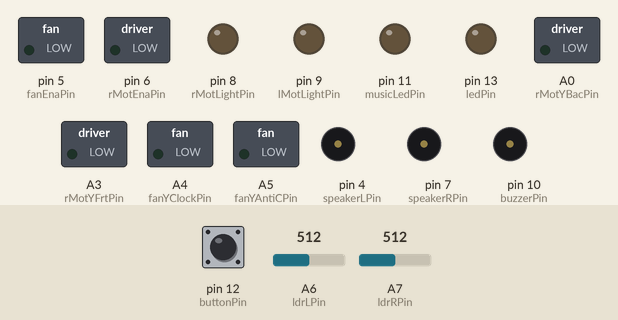
This sketch was run on a simulated Arduino Nano, built with avr-gcc and run on an emulated ATmega328P. Parts: switched loads named in the sketch (green lamp = pin HIGH), output pins drawn as LEDs (lit = HIGH), buzzer (waves = sounding, pin HIGH). Inputs (shaded band) come from the test bench; at power-on: pin 12 (buttonPin) LOW, A6 (ldrLPin) = 512, A7 (ldrRPin) = 512.

Above: at 1.2 s.
1.3 s: pin 12 (buttonPin) pulled HIGH for 0.25 s
At 3.0 s:
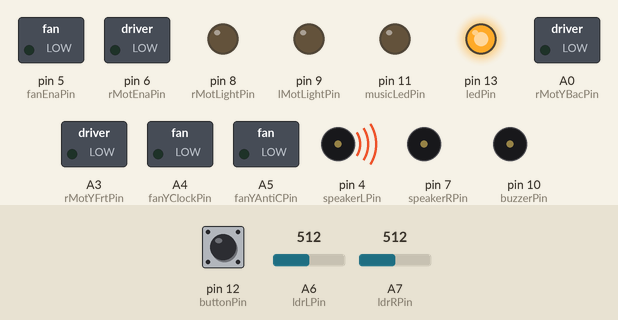
4.3 s: pin 12 (buttonPin) pulled HIGH for 1 s
At 5.02 s:
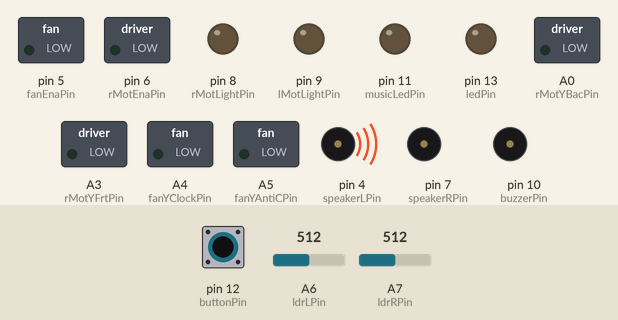
6.8 s: pin 12 (buttonPin) pulled HIGH for 3.2 s
At 17.9 s:
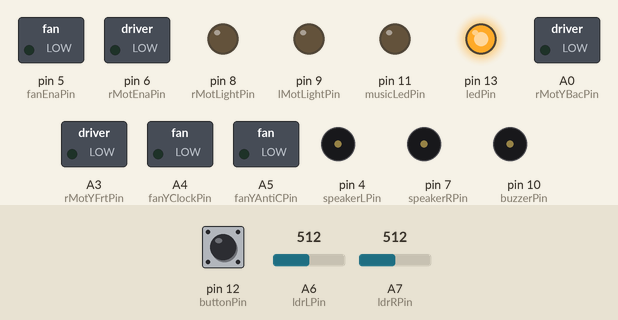
Timing chart, 0 to 42.6 s (numbered marks = the images above; inputs shaded):
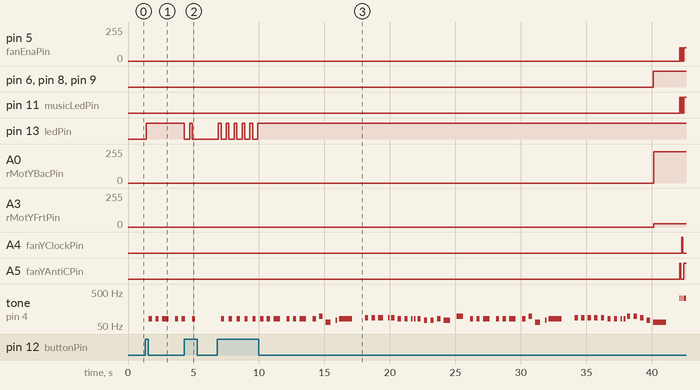

The sketch:

music_bot_kev_3.ino
```cpp
/*

  Test code by Kevin to play musical tones

*/

// helper functions
#define ARRAY_SIZE(x) sizeof(x)/sizeof(x[0])

// overall control
bool botOn = false;
int ledState = LOW;

// Pin constants
const int buttonPin = 12; // D12 pin connecting to the button
const int buzzerPin = 10; // D10 pin connecting to buzzer
const int speakerLPin = 4; // D4 pin connecting to left speaker
const int speakerRPin = 7; // D7 pin connecting to right speaker
const int ledPin =  LED_BUILTIN;// the number of the LED pin
const int rMotLightPin = 8;
const int lMotLightPin = 9;

const int ldrLPin = A6;
const int ldrRPin = A7;

const int musicLedPin = 11; // D11 pin connecting to the pin for music

const int rMotEnaPin = 6; // D6 pin connecting to right motor
const int rMotEncBacPin = A1; // A1 pin connecting to the back encoder of the right motor
const int rMotEncFrtPin = A2; // A2 pin connecting to the front encoder of the right motor
const int rMotYBacPin = A0; // A0 pin connecting to the back Y pin of the right motor
const int rMotYFrtPin = A3; // A3 pin connecting to the front Y pin of the right motor

const int fanEnaPin = 5; // D5 pin connecting to fan
const int fanYClockPin = A4; // A4 pin connecting to clockwise Y pin of fan
const int fanYAntiCPin = A5; // A5 pin connecting to anticlockwise Y pin of fan

// Bot constants
const int rMotPwmFreq = 255;
const long turnsPerRotation = 5148;
const int minTimePerRotation = 12000; // in milliseconds, at full speed, ie pwm 255

const int fanPwmFreq = 100;
// Music related constants and variables
const float musicFreq[] = {261.63, 293.66, 329.63, 349.23, 392, 440, 493.88};
const float musicSharpFreq[] = {277.18, 311.13, 0, 369.99, 415.3, 466.16, 0};

const int defaultBeatLength = minTimePerRotation / 96;
int baseBeatLength = defaultBeatLength;
int baseOctave = 2;
const char *jingleBellSheet[] = {"E", "E", "E l2", "E", "E", "E l2", "E", "G", "C l1.5", "D l0.5",
                                 "E l4",  "F", "F", "F l1.5", "F l0.5", "F", "E", "E", "E l0.5", "E l0.5",
                                 "E", "D", "D", "E", "D l2", "G l2", "E", "E", "E l2", "E", "E", "E l2",
                                 "E", "G", "C l1.5", "D l0.5", "E l4", "F", "F", "F", "F",
                                 "F", "E", "E", "E l0.5", "E l0.5", "G", "G", "F", "D", "C l4"};

const char *GoTSheet[] = {
                            "Gl3", "Cl3", "D#l2", "F", "Gl3", "Cl3", "D#l2", "F", "Gl3", "Cl3", "D#l2", "F",
                            "Gl3", "Cl3", "D#l2", "F", "Gl3", "Cl3", "D#l2", "F", "Gl3", "Cl3", "D#l2", "F",
                            "Gl3", "Cl3", "El2", "F", "Gl3", "Cl3", "El2", "F",
                            "Gl9", "Cl9", "D#l2", "F", "Gl6", "Cl6", "D#l2", "F", "Dl18", "l18",
                            "Fl9", "A#o-l9", "D#l2", "D", "Fl6", "A#o-l9", "D#l2", "D", "Cl33",
                            "Gl9", "Cl9", "D#l2", "F", "Gl6", "Cl6", "D#l2", "F", "Dl10", "l10", "Fl9", "A#o-l9", "D#l2", "D", "Fl6", "A#o-l9", "D#l2", "D", "Cl33",
                            "Gl9", "Cl9", "D#l2", "F", "Gl6", "Cl6", "D#l2", "F", "Dl18", "l18",
                            "Fl9", "A#o-l9", "Dl5", "D#l4", "Dl5", "A#o-l4", "Cl18", "l18",
                            "Co+l18", "A#l18", "Cl18", "Gl18", "D#l18", "D#l18", "Fl18", "Gl18",
                            "Co+l18", "A#l18", "Cl18", "Gl18", "D#l18", "D#l9", "Dl9", "Co+l3", "Gl3", "G#l2", "A#", "Co+l3", "Gl3", "G#l2", "A#", "Co+l3", "Gl3",
                            "G#l2", "A#", "Co+l3", "Gl3", "G#l2", "A#l7", "G#o+l2", "A#o+",
                            "Co+l3", "Gl3", "G#l2", "A#", "Co+l3", "Gl3", "G#l2", "A#", "Co+l3", "Gl3", "G#l2", "A#l5",
                            "Co++l3", "Go+l3", "G#o+l2", "A#o+", "Co++l3", "Go+l3", "G#o+l2", "A#o+ ", "Co++l3", "Go+l3", "G#o+l2", "A#o+l15"
                          };

long sheetIndex = 0;
bool nextTone = true;

bool rMotMoveFwd = true;
bool fanAntiCFwd = true;

bool musicOn = false;
bool LEDOn = false;
bool wheelOn = false;
bool fanOn = false;

// Buzzer
int buzzerState = LOW;


// Time control
unsigned long previousTime = 0;
long lag = 0;

byte botStage = 0;

void setup() {
  pinMode(ledPin, OUTPUT);

  pinMode(musicLedPin, OUTPUT);

  pinMode(buzzerPin, OUTPUT);
  pinMode(speakerLPin, OUTPUT);
  pinMode(speakerRPin, OUTPUT);


  pinMode(fanEnaPin, OUTPUT);
  pinMode(fanYClockPin, OUTPUT);
  pinMode(fanYAntiCPin, OUTPUT);

  pinMode(rMotEnaPin, OUTPUT);
  pinMode(rMotYFrtPin, OUTPUT);
  pinMode(rMotYBacPin, OUTPUT);


  pinMode(rMotLightPin, OUTPUT);
  pinMode(lMotLightPin, OUTPUT);


  Serial.begin(9600);
}

void loop() {
  int ldrLValue = analogRead(ldrLPin); // do something when it's below 1000
  int ldrRValue = analogRead(ldrRPin);

  // switch for the bot
  int button = digitalRead(buttonPin);
  if (button == HIGH){
    // turn relevant variables off
    toggleBool(botOn);
    toggleState(ledState);
    digitalWrite(ledPin, ledState);

    botReset();
  }


  // things to be run when bot is on
  if (botOn) {
    unsigned long currentTime = millis();
    switch (botStage){
      case 0:
        if (ldrLValue < 1000 && ldrRValue < 1000){
          botStage = 1;
          musicOn = true;
          baseBeatLength = defaultBeatLength * 2;
        } else {
          if (currentTime - previousTime >= 1000){
            digitalWrite(buzzerPin, LOW);
            previousTime = millis();
          } else if (currentTime - previousTime >= 500){
            digitalWrite(buzzerPin, HIGH);
          }
        }
        break;
      case 1:
        if (sheetIndex >= ARRAY_SIZE(jingleBellSheet)){
          botStage = 2;
          baseBeatLength = defaultBeatLength;
          baseOctave += 2;
          sheetIndex = 0;
          LEDOn = true;
          fanOn = true;
        }
        break;
      case 2:
        if (ldrLValue < 900){
            analogWrite(rMotEnaPin, rMotPwmFreq);
            digitalWrite(rMotYFrtPin, HIGH);
            digitalWrite(rMotYBacPin, LOW);
            digitalWrite(rMotLightPin, HIGH);
            digitalWrite(lMotLightPin, HIGH);
            baseBeatLength = defaultBeatLength / 1.5;
        }
        if (ldrRValue < 900){
            analogWrite(rMotEnaPin, rMotPwmFreq);
            digitalWrite(rMotYFrtPin, LOW);
            digitalWrite(rMotYBacPin, HIGH);
            digitalWrite(rMotLightPin, HIGH);
            digitalWrite(lMotLightPin, HIGH);
          baseBeatLength = defaultBeatLength / 1.5;

        }
        if (sheetIndex >= ARRAY_SIZE(jingleBellSheet)){
          botStage = 3;
          baseBeatLength = defaultBeatLength / 2;
          wheelOn = true;
          fanOn = true;
          baseOctave += 1;
          sheetIndex = 0;
        }
        break;
      case 3:
        if (sheetIndex >= ARRAY_SIZE(jingleBellSheet)){
          botStage = 4;
          baseBeatLength = defaultBeatLength / 2;
          baseOctave = 3;
          sheetIndex = 0;
        }

        break;
      case 4:

        // detect end of sheet
        if (sheetIndex >= ARRAY_SIZE(GoTSheet)){
          botOn = false;
          botReset();
          ledState = LOW;
          digitalWrite(ledPin, ledState);
          botStage = 0;
        }
        break;
    }
    if (musicOn){
      // handles music
      if (currentTime - previousTime >= lag){
        if (nextTone){
          // play next tone and set lag
          float beatUnits;
          if (botStage < 4){
            beatUnits = renderToneFromString(String(jingleBellSheet[sheetIndex]));

          } else {
            beatUnits = renderToneFromString(String(GoTSheet[sheetIndex]));
          }
          lag = round(beatUnits * baseBeatLength);

          // turn on LED
          if (LEDOn){
            digitalWrite(musicLedPin, HIGH);
          }

          // rotate wheel
          if (wheelOn){
            digitalWrite(rMotLightPin, HIGH);
            digitalWrite(lMotLightPin, HIGH);
            analogWrite(rMotEnaPin, rMotPwmFreq);
            if (rMotMoveFwd){
              digitalWrite(rMotYFrtPin, HIGH);
              digitalWrite(rMotYBacPin, LOW);
            } else {
              digitalWrite(rMotYFrtPin, LOW);
              digitalWrite(rMotYBacPin, HIGH);
            }
            toggleBool(rMotMoveFwd);
          }

          // rotate fan
          if (fanOn){
            analogWrite(fanEnaPin, fanPwmFreq);
            if (fanAntiCFwd){
              digitalWrite(fanYAntiCPin, HIGH);
              digitalWrite(fanYClockPin, LOW);
            } else {
              digitalWrite(fanYAntiCPin, LOW);
              digitalWrite(fanYClockPin, HIGH);
            }
            toggleBool(fanAntiCFwd);
          }
          // set up for next iteration
          sheetIndex += 1;

        } else {
          botPause();
          if (botStage == 2){

        baseBeatLength = defaultBeatLength;
          }
        }

        toggleBool(nextTone);
        previousTime = currentTime;
      }
    }
  } else {
    botReset();
  }
}

void botPause(){
  digitalWrite(musicLedPin, LOW);

  analogWrite(rMotEnaPin, 0);
  digitalWrite(rMotYFrtPin, LOW);
  digitalWrite(rMotYBacPin, LOW);

  analogWrite(fanEnaPin, 0);
  digitalWrite(fanYAntiCPin, LOW);
  digitalWrite(fanYClockPin, LOW);

            digitalWrite(rMotLightPin, LOW);
            digitalWrite(lMotLightPin, LOW);

}

void botReset(){
  botPause();

  rMotMoveFwd = true;
  lag = 0;
  nextTone = true;

  // buffer time to decrease sensitivity of the button
  delay(200);
  previousTime = millis();
  sheetIndex = 0;
  botStage = 0;
  musicOn = false;
  fanOn = false;
  wheelOn = false;
  LEDOn = false;
}

float renderToneFromString(String toneString){
  int musicTone = 0;
  bool sharpOn = false;

  int octave = baseOctave;
  float beatUnits = 1;

  long i=0;
  long startIndex=0;
  while (i < toneString.length()){
    char currentChar = toneString[i];
    switch (currentChar){
      case 'C':
      case 'D':
      case 'E':
      case 'F':
      case 'G':
        musicTone = currentChar - 66;
        break;
      case 'A':
      case 'B':
        musicTone = currentChar - 59;
        break;
      case '#':
        sharpOn = true;
        break;
      case 'l':
        i++;
        startIndex=i;
        while (i < toneString.length() && toneString[i] != ' '){
          i++;
        }
        beatUnits = toneString.substring(startIndex, i).toFloat();
        break;
      case 'o':
        i++;
        startIndex = i;
        while (i < toneString.length() && toneString[i] != ' '){
          if (toneString[i] == '-'){
            octave -= 1;
          } else if (toneString[i] == '+'){
            octave += 1;
          }
          i++;
        }
        break;
    }
    i++;
  }
  if (musicTone >=1 && musicTone <=7){
    playMusicTone(musicTone, sharpOn, octave, round(baseBeatLength * beatUnits));
  }
  return beatUnits;
}

void playMusicTone(int musicTone, bool sharpOn, int octave, long duration){
  int refFreq = 0;
  if (!sharpOn || musicSharpFreq[musicTone-1] == 0){
    refFreq = musicFreq[musicTone-1] * pow(2, octave - 4);
  } else {
    refFreq = musicSharpFreq[musicTone-1] * pow(2, octave - 4);
  }
  tone(speakerLPin, refFreq, duration);
}

// ==================
// Helper functions
// ==================


void toggleBool(bool &boolvar){
  if (boolvar){
    boolvar = false;
  } else {
    boolvar = true;
  }
}

void toggleState(int &state){
  if (state == LOW){
    state = HIGH;
  } else {
    state = LOW;
  }
}
```

Measured:
- after the input at 1.3 s, pin 13 (ledPin): LOW → HIGH after 0.10 s; tone on pin 4 (speakerLPin): plays 82 Hz for 0.25 s, 82 Hz for 0.25 s, 82 Hz for 0.50 s, 82 Hz for 0.25 s, 82 Hz for 0.20 s, starting after 0.30 s
- after the input at 4.3 s, pin 13 (ledPin): HIGH → LOW at once, → HIGH 0.40 s later, → LOW 0.20 s later
- after the input at 6.8 s, pin 5 (fanEnaPin): alternates 100/255 for 0.08 s and 0/255 for 0.08 s, starting after 35.3 s; pin 6 (rMotEnaPin): LOW → HIGH after 33.3 s
